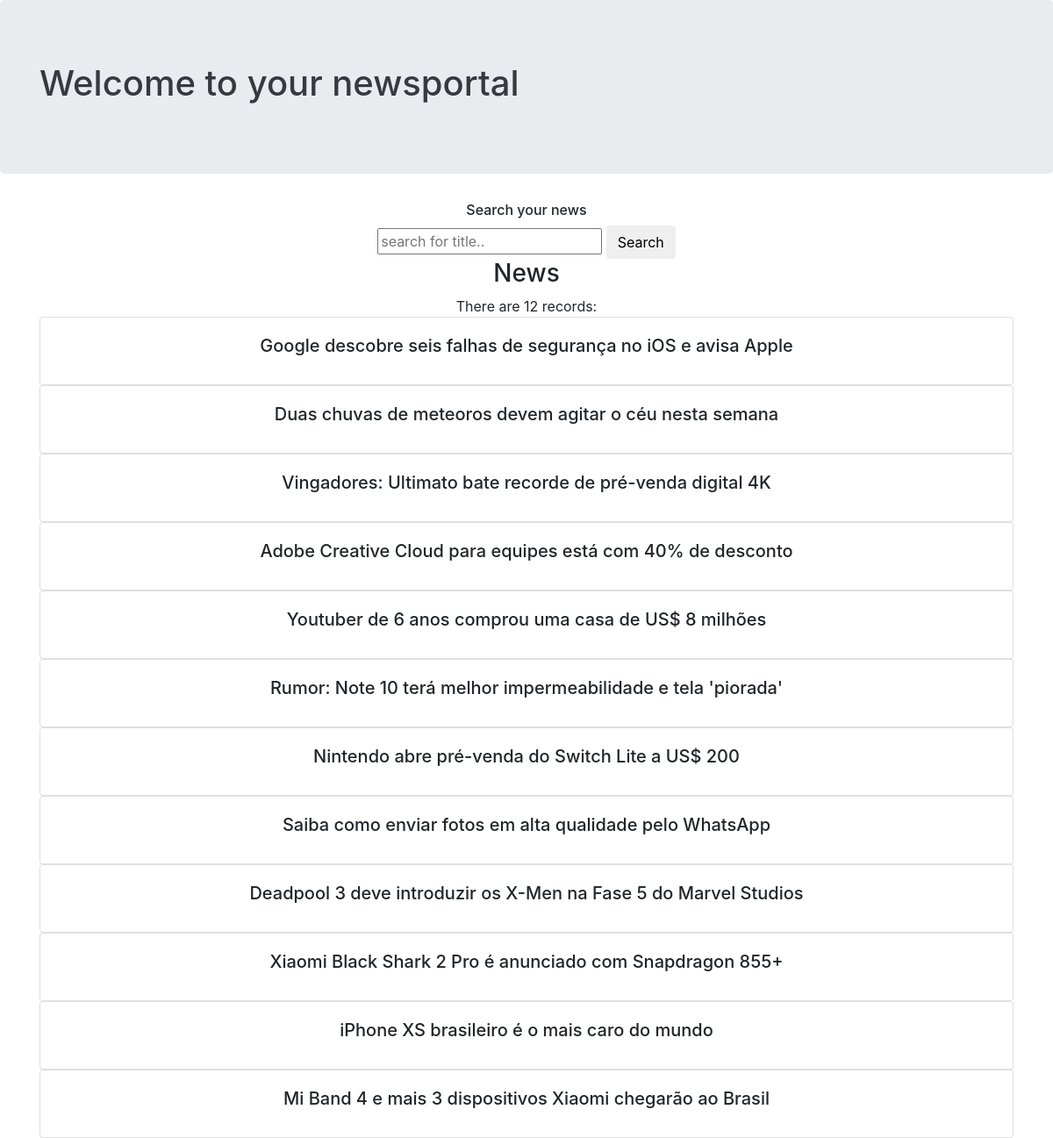
The page / on the database its author committed.
### newsportal/models.py (models this page shows, shortened)
class News(models.Model):
    title = models.CharField(max_length=120)

### newsportal/views.py (the view)
# urls.py: url(r'^$', views.index, name='index'),
def index(request):
        news_list = News.objects.all()
        context = {
                'news_list': news_list,
        }
        return render(request, 'home.html', context)

### newsportal/templates/home.html (shortened to what this page needs)
<!DOCTYPE html>
<html>
<head>
	<link rel="stylesheet" href="https://maxcdn.bootstrapcdn.com/bootstrap/4.0.0/css/bootstrap.min.css">
</head>
<body>
	<div class="jumbotron">
		<a href="{% url 'index' %}" class="text-dark btn">
			<h1>Welcome to your newsportal</h1>
		</a>
	</div>
	<div class="container">
			<div class="row">
				<div class="col-sm text-center">
					<h6>Search your news</h6>
					<form method="GET" action="{% url 'search' %}">
						<input name="q" value="{{request.GET.q}}" placeholder="search for title..">
						<button class="btn btn-sucess" type="submit">
							Search
						</button>
					</form>
				</div>
			</div>
		<div class="row">
			<div class="col-sm text-center">
				<h3>News</h3>
				{% if news_list %}
  	 				There are {{ news_list|length }} records:
					{% for object in news_list %}
						<div class="card text-center" style="width: 100%;">
							<div class="card-body">
								<h5 class="card-title">{{ object.title }}</h5>
							</div>
						</div>
					{% endfor %}
				{% else %}
					There are no records in the system
				{% endif %}
			</div>
		</div>
	</div>
</body>
</html>

### rows shown on the page
News: title "Google descobre seis falhas de segurança no iOS e avisa Apple"
News: title "Duas chuvas de meteoros devem agitar o céu nesta semana"
News: title "Vingadores: Ultimato bate recorde de pré-venda digital 4K"
News: title "Adobe Creative Cloud para equipes está com 40% de desconto"
News: title "Youtuber de 6 anos comprou uma casa de US$ 8 milhões"
News: title "Rumor: Note 10 terá melhor impermeabilidade e tela 'piorada'"
News: title "Nintendo abre pré-venda do Switch Lite a US$ 200"
News: title "Saiba como enviar fotos em alta qualidade pelo WhatsApp"
News: title "Deadpool 3 deve introduzir os X-Men na Fase 5 do Marvel Studios"
News: title "Xiaomi Black Shark 2 Pro é anunciado com Snapdragon 855+"
News: title "iPhone XS brasileiro é o mais caro do mundo"
News: title "Mi Band 4 e mais 3 dispositivos Xiaomi chegarão ao Brasil"

### other values the page prints
{{ news_list|length }} "12"
